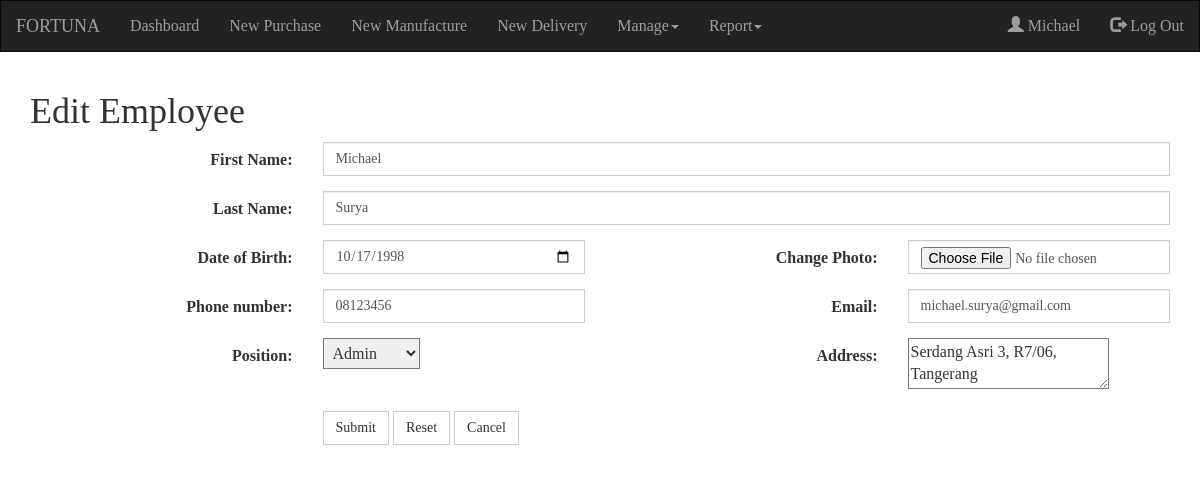
The page /empedit.php?id=000000 (signed in) on the database its author committed.
### tables this page shows
CREATE TABLE `employee` (
  `empId` varchar(20) NOT NULL,
  `empFName` varchar(30) NOT NULL,
  `empLName` varchar(30) NOT NULL,
  `empDOB` date NOT NULL,
  `empPass` varchar(50) NOT NULL,
  `empPosition` varchar(20) NOT NULL,
  `empMail` varchar(50) NOT NULL,
  `empPhone` varchar(15) NOT NULL,
  `empAddress` text NOT NULL,
  `empPhoto` varchar(30) NOT NULL,
  `dateLimit` date NOT NULL,
  `empStatus` tinyint(4) NOT NULL
);

### koneksi.php (called while the page is built, shortened)
<?php
$con=mysqli_connect('localhost', 'root', '', 'uas_pos');
function querySelect($query){
  global $con;
  $hello=mysqli_fetch_array(mysqli_query($con, $query));
  return $hello;
}
?>

### empedit.php (the view, shortened to what this page needs)
<?php
if(isset($_SESSION['empId'])){
  ?>
  <!DOCTYPE html>
  <html lang="en">
  <head>
    <link rel="stylesheet" href="https://maxcdn.bootstrapcdn.com/bootstrap/3.3.7/css/bootstrap.min.css">
    <link rel="stylesheet" href="css/css.css">
  </head>
  <body>
    <?php include('koneksi.php');
    $id=$_GET['id'];
    $query="SELECT * FROM employee WHERE empId='$id' AND empStatus=1";
    $hasil=querySelect($query);
    $fname=$hasil['empFName'];
    $lname=$hasil['empLName'];
    $posi=$hasil['empPosition'];
    $mail=$hasil['empMail'];
    $phone=$hasil['empPhone'];
    $address=$hasil['empAddress'];
    $DOB=$hasil['empDOB'];
    ?>
    <nav class="navbar navbar-inverse">
      <div class="container-fluid">
        <div class="navbar-header">
          <a class="navbar-brand" href="#">FORTUNA</a>
        </div>
        <ul class="nav navbar-nav">
          <li><a href="dashboard.php">Dashboard</a></li>
            <li><a href="newpurchase.php">New Purchase</a></li>
            <li><a href="newmanufactur.php">New Manufacture</a></li>
            <li><a href="newdelivery.php">New Delivery</a></li>
            <?php
              if($_SESSION['positionAccess'] <= 2){
                ?>
          <li class="dropdown"><a class="dropdown-toggle" data-toggle="dropdown"href="#">Manage<span class="caret"></span></a>
          </li>
            <?php
              }
            ?>
            <li class="dropdown"><a class="dropdown-toggle" data-toggle="dropdown"href="#">Report<span class="caret"></span></a>
          </li>
        </ul>
        <ul class="nav navbar-nav navbar-right">
          <li><a href="#"><span class="glyphicon glyphicon-user"></span> <?php echo $_SESSION['name']?></a> </li>
          <li><a href="login.php?logout=1"><span class="glyphicon glyphicon-log-out"></span> Log Out</a></li>
      </ul>
      </div>
    </nav>
    <div class="container">
      <h1>Edit Employee</h1>
      <form class="form-horizontal" action="" method=post  enctype="multipart/form-data">
        <div class="form-group">
          <label class="control-label col-sm-3" for="fname">First Name:</label>
          <div class="col-sm-9">
            <input name=fname type="text" class="form-control" id="fname" placeholder="Enter First name" value="<?php echo $fname?>" required>
          </div>
        </div>
        <div class="form-group">
          <label class="control-label col-sm-3" for="lname">Last Name:</label>
          <div class="col-sm-9">
            <input name=lname type="text" class="form-control" id="lname" placeholder="Enter Last name" value="<?php echo $lname?>" required>
          </div>
        </div>
        <div class="form-group">
          <label class="control-label col-sm-3" for="dob">Date of Birth:</label>
          <div class="col-sm-3">
            <input name=dob type="date" class="form-control" id="dob" value="<?php echo $DOB?>" required>
          </div>
          <label class="control-label col-sm-3" for="photo">Change Photo:</label>
          <div class="col-sm-3">
            <input id="fileToUpload" name=fileToUpload type="file" class="form-control">
          </div>
        </div>
        <div class="form-group">
          <label class="control-label col-sm-3" for="phone">Phone number:</label>
          <div class="col-sm-3">
            <input name=phone type="text" class="form-control" id="phone" value="<?php echo $phone?>" required>
          </div>
          <label class="control-label col-sm-3" for="mail">Email:</label>
          <div class="col-sm-3">
            <input name=mail type="text" class="form-control" id="mail" placeholder="Insert email" value="<?php echo $mail?>" required>
          </div>
        </div>
        <div class="form-group">
          <label class="control-label col-sm-3" for="position">Position:</label>
          <div class="col-sm-3">
            <select name=position id=position <?php if($posi=='Trial' && $_SESSION['empId']==$id){echo "disabled";}?> required>
              <option value="Admin">Admin</option>
            </select>
          </div>
          <label class="control-label col-sm-3" for="address">Address:</label>
          <div class="col-sm-3">
            <textarea name=address id=address row=3 required><?php echo $address?></textarea>
          </div>
        </div>
        <div class="form-group">
          <div class="col-sm-offset-3 col-sm-9">
            <button type="submit" name=submit id=submit class="btn btn-default">Submit</button>
            <button type="reset" class="btn btn-default">Reset</button>
            <a href="manemployee.php"><input type="button" class="btn btn-default" value=Cancel></a>
          </div>
        </div>
      </form>
    </div>
  </body>
  </html>
<?php
}else{
header("location:login.php?lfail=1");
} ?>

### css/css.css (style rules this page uses)
body { font-family: moon; font-size: 16px; }
option, select { padding: 5px; }
.navbar-brand { font-family: oneday; }
.nav { font-size: 16px; }

### empedit.php (style rules this page uses)
* { border-radius: 0 !important; }

### rows shown on the page
employee: fname "Michael", lname "Surya", dob "10/17/1998", phone "08123456", mail "michael.surya@gmail.com", position "Admin", address "Serdang Asri 3, R7/06, Tangerang"

### other values the page prints
$_SESSION['name'] "Michael"
